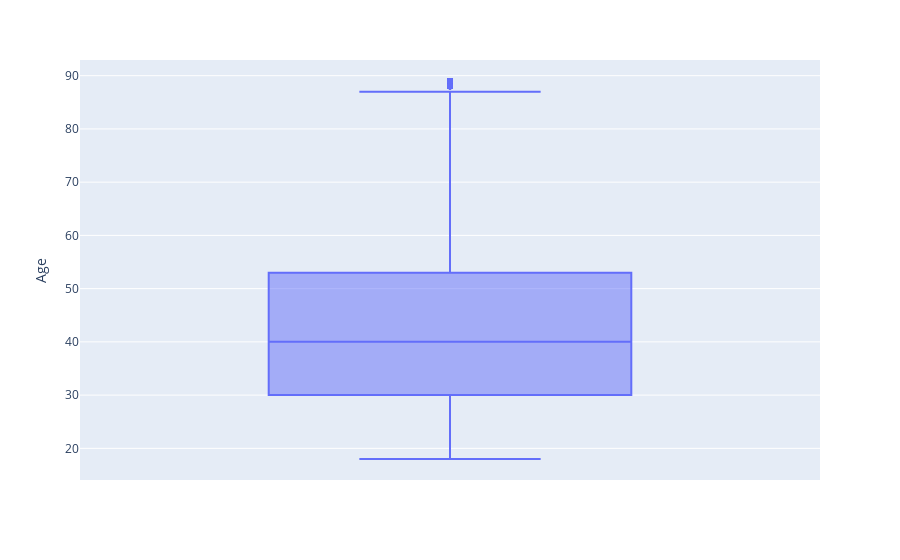

Write notebook code for a chart like this one.
### Code cell
grafico = px.box(Train, y='Age')
grafico.show()

### Figure 1 — Plotly figure (JSON) as saved in the notebook; plotly's stock layout.template omitted (floating-point values rounded to 4 significant figures; data arrays with more than 128 entries replaced by an {"elided": "..."} marker saying what was removed)
{"data": [{"alignmentgroup": "True", "hovertemplate": "Age=%{y}<extra></extra>", "legendgroup": "", "marker": {"color": "#636efa"}, "name": "", "notched": false, "offsetgroup": "", "orientation": "v", "showlegend": false, "type": "box", "x0": " ", "xaxis": "x", "y": {"elided": "7992 int values"}, "y0": " ", "yaxis": "y"}], "layout": {"boxmode": "group", "legend": {"tracegroupgap": 0}, "margin": {"t": 60}, "xaxis": {"anchor": "y", "domain": [0, 1]}, "yaxis": {"anchor": "x", "domain": [0, 1], "title": {"text": "Age"}}}}
